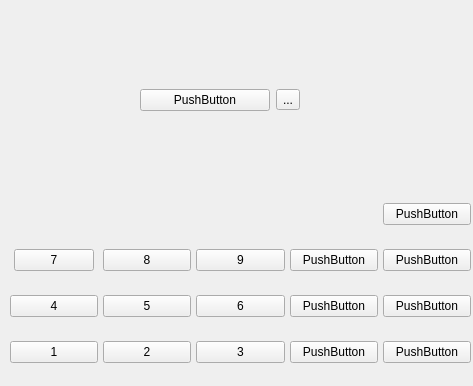
<?xml version="1.0" encoding="UTF-8"?>
<ui version="4.0">
 <class>Frame</class>
 <widget class="QFrame" name="Frame">
  <property name="geometry">
   <rect>
    <x>0</x>
    <y>0</y>
    <width>473</width>
    <height>386</height>
   </rect>
  </property>
  <property name="acceptDrops">
   <bool>false</bool>
  </property>
  <property name="windowTitle">
   <string>Frame</string>
  </property>
  <widget class="QWidget" name="gridLayoutWidget">
   <property name="geometry">
    <rect>
     <x>0</x>
     <y>180</y>
     <width>471</width>
     <height>201</height>
    </rect>
   </property>
   <layout class="QGridLayout" name="gridLayout">
    <property name="leftMargin">
     <number>10</number>
    </property>
    <property name="topMargin">
     <number>5</number>
    </property>
    <property name="horizontalSpacing">
     <number>5</number>
    </property>
    <property name="verticalSpacing">
     <number>6</number>
    </property>
    <item row="3" column="0" alignment="Qt::AlignHCenter|Qt::AlignVCenter">
     <widget class="QPushButton" name="pushButton_3">
      <property name="text">
       <string>7</string>
      </property>
      <property name="checkable">
       <bool>false</bool>
      </property>
     </widget>
    </item>
    <item row="5" column="1">
     <widget class="QPushButton" name="pushButton_9">
      <property name="text">
       <string>2</string>
      </property>
     </widget>
    </item>
    <item row="4" column="0">
     <widget class="QPushButton" name="pushButton">
      <property name="text">
       <string>4</string>
      </property>
     </widget>
    </item>
    <item row="3" column="1">
     <widget class="QPushButton" name="pushButton_7">
      <property name="text">
       <string>8</string>
      </property>
     </widget>
    </item>
    <item row="3" column="2">
     <widget class="QPushButton" name="pushButton_12">
      <property name="text">
       <string>9</string>
      </property>
     </widget>
    </item>
    <item row="4" column="1">
     <widget class="QPushButton" name="pushButton_8">
      <property name="text">
       <string>5</string>
      </property>
     </widget>
    </item>
    <item row="5" column="0">
     <widget class="QPushButton" name="pushButton_4">
      <property name="text">
       <string>1</string>
      </property>
     </widget>
    </item>
    <item row="1" column="4">
     <widget class="QPushButton" name="pushButton_13">
      <property name="text">
       <string>PushButton</string>
      </property>
     </widget>
    </item>
    <item row="4" column="2">
     <widget class="QPushButton" name="pushButton_14">
      <property name="text">
       <string>6</string>
      </property>
     </widget>
    </item>
    <item row="5" column="2">
     <widget class="QPushButton" name="pushButton_15">
      <property name="text">
       <string>3</string>
      </property>
     </widget>
    </item>
    <item row="3" column="3">
     <widget class="QPushButton" name="pushButton_16">
      <property name="text">
       <string>PushButton</string>
      </property>
     </widget>
    </item>
    <item row="3" column="4">
     <widget class="QPushButton" name="pushButton_17">
      <property name="text">
       <string>PushButton</string>
      </property>
     </widget>
    </item>
    <item row="4" column="3">
     <widget class="QPushButton" name="pushButton_18">
      <property name="text">
       <string>PushButton</string>
      </property>
     </widget>
    </item>
    <item row="4" column="4">
     <widget class="QPushButton" name="pushButton_19">
      <property name="text">
       <string>PushButton</string>
      </property>
     </widget>
    </item>
    <item row="5" column="3">
     <widget class="QPushButton" name="pushButton_20">
      <property name="text">
       <string>PushButton</string>
      </property>
     </widget>
    </item>
    <item row="5" column="4">
     <widget class="QPushButton" name="pushButton_21">
      <property name="text">
       <string>PushButton</string>
      </property>
     </widget>
    </item>
   </layout>
  </widget>
  <widget class="QWidget" name="gridLayoutWidget_2">
   <property name="geometry">
    <rect>
     <x>140</x>
     <y>60</y>
     <width>160</width>
     <height>80</height>
    </rect>
   </property>
   <layout class="QGridLayout" name="gridLayout_2">
    <item row="0" column="0">
     <widget class="QPushButton" name="pushButton_5">
      <property name="text">
       <string>PushButton</string>
      </property>
     </widget>
    </item>
    <item row="0" column="1">
     <widget class="QToolButton" name="toolButton">
      <property name="text">
       <string>...</string>
      </property>
     </widget>
    </item>
   </layout>
  </widget>
 </widget>
 <resources/>
 <connections/>
</ui>
